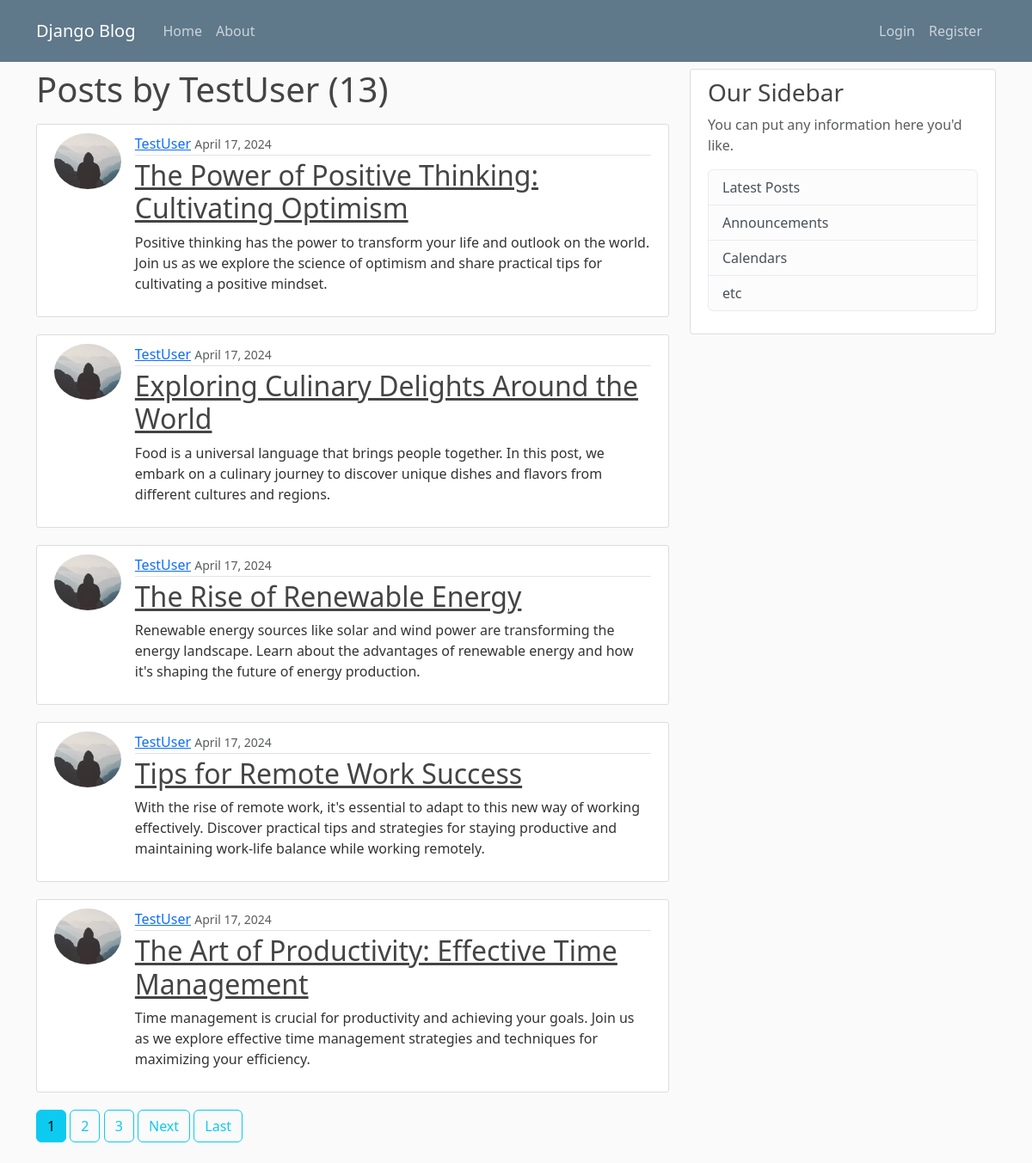
Page /user/TestUser on the committed database.
### blog/models.py (models this page shows, shortened)
class Post(models.Model):
  title = models.CharField(max_length=100)
  content = models.TextField()
  date_posted = models.DateTimeField(default=timezone.now)
  author = models.ForeignKey(User, on_delete=models.CASCADE)

### users/models.py (models this page shows, shortened)
class Profile(models.Model):
  user = models.OneToOneField(User, on_delete=models.CASCADE)
  image = models.ImageField(default='default.jpg', upload_to='profile_pics')

### blog/views.py (the view)
# urls.py: path('user/<str:username>', UserPostListView.as_view(), name='user-posts'),
class UserPostListView(ListView):
  model = Post
  template_name = 'blog/user_posts.html'
  context_object_name = 'posts'
  paginate_by = 5
  def get_queryset(self):
    user = get_object_or_404(User, username=self.kwargs.get('username'))
    return Post.objects.filter(author=user).order_by('-date_posted')

### blog/templates/blog/user_posts.html (shortened to what this page needs)
{% extends "blog/base.html" %}
{% block content %}
<h1 class="mb-3">Posts by {{ view.kwargs.username }} ({{ page_obj.paginator.count }})</h1>
{% for post in posts %}
<article class="d-flex content-section">
  <img
    src="{{ post.author.profile.image.url }}"
    class="rounded-circle article-img"
  />
  <div class="col-12 flex-fill">
    <div class="article-metadata">
      <a class="mr-2" href="{% url 'user-posts' post.author.username %}">{{ post.author }}</a>
      <small class="text-muted">{{ post.date_posted|date:"F d, Y" }}</small>
    </div>
    <h2>
      <a class="article-title" href="{% url 'post-detail' post.id %}"
        >{{ post.title }}</a
      >
    </h2>
    <p class="article-content">{{ post.content }}</p>
  </div>
</article>
{% endfor %}
{% if is_paginated %}
{% for num in page_obj.paginator.page_range %}
{% if page_obj.number == num %}
  <a class="btn btn-info mb-4" href="?page={{ num }}">{{ num }}</a>
{% elif num > page_obj.number|add:'-3' and num < page_obj.number|add:'3' %}
<a class="btn btn-outline-info mb-4" href="?page={{ num }}">{{ num }}</a>
{% endif %}
{% endfor %}
{% if page_obj.has_next %}
<a class="btn btn-outline-info mb-4" href="?page={{ page_obj.next_page_number }}"
  >Next</a
>
<a
  class="btn btn-outline-info mb-4"
  href="?page={{ page_obj.paginator.num_pages }}"
  >Last</a
>
{% endif %}
{% endif %}
{% endblock content %}

### blog/static/blog/main.css (style rules this page uses)
body { background: #fafafa; color: #333333; margin-top: 5rem; }
h1, h2, h3, h4, h5, h6 { color: #444444; }
.content-section { background: #ffffff; padding: 10px 20px; border: 1px solid #dddddd; border-radius: 3px; margin-bottom: 20px; }
.article-title { color: #444444; }
.article-content { white-space: pre-line; }
.article-img { height: 65px; width: 90px; margin-right: 16px; }
.article-metadata { padding-bottom: 1px; margin-bottom: 4px; border-bottom: 1px solid #e3e3e3 }

### rows in the picture
Post: author.profile.image (placeholder picture), author "TestUser", date_posted "April 17, 2024", title "The Power of Positive Thinking: Cultivating Optimism", content "Positive thinking has the power to transform your life and outlook on the world. Join us as we explore the science of optimism and share practical tips for cultivating a positive mindset."
Post: author.profile.image (placeholder picture), author "TestUser", date_posted "April 17, 2024", title "Exploring Culinary Delights Around the World", content "Food is a universal language that brings people together. In this post, we embark on a culinary journey to discover unique dishes and flavors from different cultures and regions."
Post: author.profile.image (placeholder picture), author "TestUser", date_posted "April 17, 2024", title "The Rise of Renewable Energy", content "Renewable energy sources like solar and wind power are transforming the energy landscape. Learn about the advantages of renewable energy and how it's shaping the future of energy production."
Post: author.profile.image (placeholder picture), author "TestUser", date_posted "April 17, 2024", title "Tips for Remote Work Success", content "With the rise of remote work, it's essential to adapt to this new way of working effectively. Discover practical tips and strategies for staying productive and maintaining work-life balance while working remotely."
Post: author.profile.image (placeholder picture), author "TestUser", date_posted "April 17, 2024", title "The Art of Productivity: Effective Time Management", content "Time management is crucial for productivity and achieving your goals. Join us as we explore effective time management strategies and techniques for maximizing your efficiency."

### other values in the picture
{{ view.kwargs.username }} "TestUser"
{{ page_obj.paginator.count }} "13"
{{ num }} "1"
{{ num }} "2" "3"
